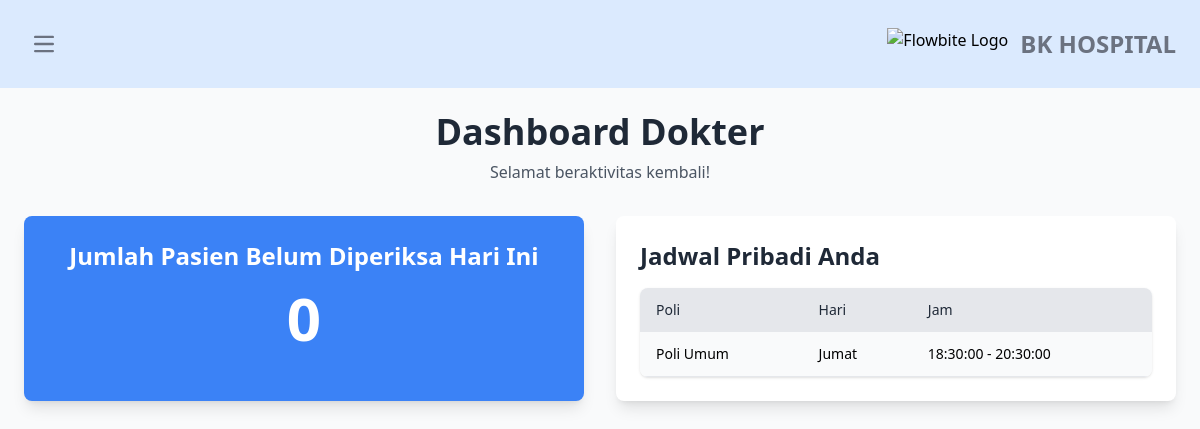
The page /dokter/index.php (signed in) on the database its author committed.
### tables this page shows
CREATE TABLE `jadwal_periksa` (
  `id` int(11) UNSIGNED NOT NULL,
  `id_dokter` int(11) UNSIGNED NOT NULL,
  `hari` enum('Senin','Selasa','Rabu','Kamis','Jumat','Sabtu','Minggu') NOT NULL,
  `jam_mulai` time NOT NULL,
  `jam_selesai` time NOT NULL,
  `active` tinyint(1) DEFAULT 0
);

CREATE TABLE `poli` (
  `id` int(11) UNSIGNED NOT NULL,
  `nama_poli` varchar(255) NOT NULL,
  `keterangan` text DEFAULT NULL,
  `active` tinyint(1) DEFAULT 1
);

### dokter/index.php (the view, shortened to what this page needs)
<?php
include 'head.php';
$stmt_id = $conn->prepare("SELECT id FROM dokter WHERE nip = ?");
$stmt_id->bind_param("s", $_SESSION['nip']);
$stmt_id->execute();
$stmt_id->bind_result($id_dokter);
$stmt_antrian = $conn->prepare("
    SELECT
        daftar_poli.id AS id_daftar,
        daftar_poli.no_antrian,
        pasien.nama, pasien.no_rm,
        daftar_poli.keluhan,
        jadwal_periksa.*
    FROM daftar_poli
    JOIN pasien ON daftar_poli.id_pasien = pasien.id
    JOIN jadwal_periksa ON daftar_poli.id_jadwal = jadwal_periksa.id
    WHERE jadwal_periksa.id_dokter = ?
      AND daftar_poli.active = 0
    ORDER BY daftar_poli.no_antrian ASC
");
$stmt_antrian->bind_param("i", $id_dokter);
$stmt_antrian->execute();
$result_antrian = $stmt_antrian->get_result();
$jumlah_pasien = $result_antrian->num_rows;
$stmt_jadwal_dokter = $conn->prepare("
    SELECT jadwal_periksa.*, poli.nama_poli
    FROM jadwal_periksa
    JOIN dokter ON jadwal_periksa.id_dokter = dokter.id
    JOIN poli ON dokter.id_poli = poli.id
    WHERE id_dokter = ? AND jadwal_periksa.active = 1
");
$stmt_jadwal_dokter->bind_param('i', $id_dokter);
$stmt_jadwal_dokter->execute();
$result_jadwal_dokter = $stmt_jadwal_dokter->get_result();
?>
<div class="p-6 bg-gray-50 dark:bg-gray-900 min-h-screen">
    <div class="text-center mb-8">
        <h1 class="text-4xl font-extrabold text-gray-800 dark:text-white">Dashboard Dokter</h1>
        <p class="mt-2 text-gray-600 dark:text-gray-300">Selamat beraktivitas kembali!</p>
    </div>
    <div class="grid grid-cols-1 lg:grid-cols-2 gap-8">
        <div class="bg-blue-500 text-white p-6 rounded-lg shadow-lg flex flex-col items-center">
            <h2 class="text-2xl font-semibold">Jumlah Pasien Belum Diperiksa Hari Ini</h2>
            <p class="text-6xl font-bold mt-4"><?= $jumlah_pasien; ?></p>
        </div>
        <div class="bg-white dark:bg-gray-800 p-6 rounded-lg shadow-lg">
            <h2 class="text-2xl font-bold text-gray-800 dark:text-white mb-4">Jadwal Pribadi Anda</h2>
            <?php if ($result_jadwal_dokter->num_rows > 0): ?>
                <div class="overflow-hidden rounded-lg shadow">
                    <table class="min-w-full bg-gray-50 dark:bg-gray-700 text-sm">
                        <thead class="bg-gray-200 dark:bg-gray-600">
                            <tr>
                                <th class="py-3 px-4 text-left font-medium text-gray-800 dark:text-gray-300">Poli</th>
                                <th class="py-3 px-4 text-left font-medium text-gray-800 dark:text-gray-300">Hari</th>
                                <th class="py-3 px-4 text-left font-medium text-gray-800 dark:text-gray-300">Jam</th>
                            </tr>
                        </thead>
                        <tbody>
                            <?php while ($row = $result_jadwal_dokter->fetch_assoc()): ?>
                                <tr class="border-b dark:border-gray-600 hover:bg-gray-100 dark:hover:bg-gray-600">
                                    <td class="py-3 px-4"><?= htmlspecialchars($row['nama_poli']); ?></td>
                                    <td class="py-3 px-4"><?= htmlspecialchars($row['hari']); ?></td>
                                    <td class="py-3 px-4"><?= htmlspecialchars($row['jam_mulai'] . ' - ' . $row['jam_selesai']); ?></td>
                                </tr>
                            <?php endwhile; ?>
                        </tbody>
                    </table>
                </div>
            <?php else: ?>
                <p class="mt-4 text-gray-600 dark:text-gray-300">Tidak ada jadwal yang aktif.</p>
            <?php endif; ?>
        </div>
    </div>
</div>
</body>
</html>

### rows shown on the page
jadwal_periksa: poli.nama_poli "Poli Umum", hari "Jumat", jam_mulai+jam_selesai "18:30:00 - 20:30:00"

### other values the page prints
$jumlah_pasien "0"
